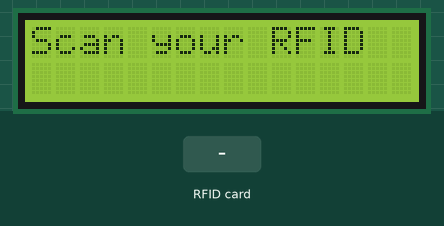
This sketch was run on a simulated Arduino Uno, built with avr-gcc and run on an emulated ATmega328P. Parts: 16×2 character LCD. The inputs (shaded band) are chosen by the test bench. What the sketch prints to the serial monitor is not drawn.

Above: at 3.3 s.
3.4 s: RFID card 49 ED AA 9C held to the reader
At 4.1 s:
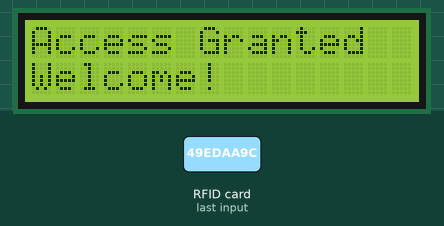
4.9 s: RFID card 5E 7A 19 C4 held to the reader
At 6.9 s:
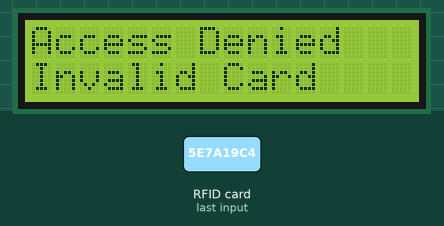
7.9 s: RFID card B0 A7 75 89 held to the reader
At 10.8 s:
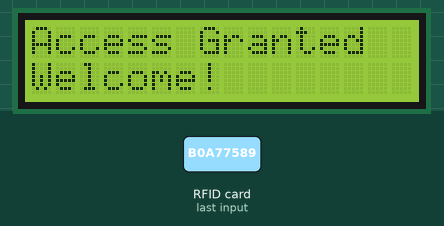
Timing chart, 0 to 12.3 s (numbered marks = the images above; inputs shaded):
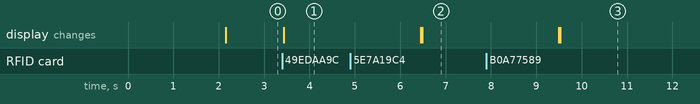

The sketch:

sketch_apr2aT4-T7.ino
```cpp
#include <Wire.h>
#include <LiquidCrystal_I2C.h>
#include <MFRC522.h>
#include <SPI.h>

// Define the pins for the RC522 module
#define SS_PIN 10
#define RST_PIN 9

// Create instances of the MFRC522 and LiquidCrystal_I2C classes
MFRC522 rfid(SS_PIN, RST_PIN);
LiquidCrystal_I2C lcd(0x27, 16, 2);  // LCD 16x2

// Known RFID card UID (Change this to match your card's UID)
byte knownUIDs[][4] = {
{0x49, 0xED, 0xAA, 0x9C},
{0xB0, 0xA7, 0x75, 0x89},
{0x81, 0x03, 0x13, 0xAF},
{0xC1, 0x59, 0x73, 0x02},
{0x66, 0x08, 0x27, 0x9E}
};

void setup() {
  Serial.begin(9600);
  SPI.begin();
  rfid.PCD_Init();

  lcd.init();
  lcd.backlight();

  lcd.setCursor(0, 0);
  lcd.print("Access Control");
  lcd.setCursor(0, 1);
  lcd.print("System Ready");
  delay(2000);
  lcd.clear();
  lcd.print("Scan your RFID");
}

void loop() {
  if (rfid.PICC_IsNewCardPresent() && rfid.PICC_ReadCardSerial()) {

    Serial.print("UID tag: ");
    for (byte i = 0; i < rfid.uid.size; i++) {
      Serial.print(rfid.uid.uidByte[i] < 0x10 ? " 0" : " ");
      Serial.print(rfid.uid.uidByte[i], HEX);
    }
    Serial.println();

    if (checkUID(rfid.uid.uidByte)) {
      lcd.clear();
      lcd.setCursor(0, 0);
      lcd.print("Access Granted");
      lcd.setCursor(0, 1);
      lcd.print("Welcome!");
    } else {
      lcd.clear();
      lcd.setCursor(0, 0);
      lcd.print("Access Denied");
      lcd.setCursor(0, 1);
      lcd.print("Invalid Card");
    }

    delay(3000);
    lcd.clear();
    lcd.print("Scan your RFID");

    rfid.PICC_HaltA();
  }
}
bool checkUID(byte* uid) {
  for (byte j = 0; j < sizeof(knownUIDs) / 4; j++) {
    bool match = true;
    for (byte i = 0; i < 4; i++) {
      if (uid[i] != knownUIDs[j][i]) {
        match = false;
        break;
      }
    }
    if (match) return true;
  }
  return false;
}
```

Measured:
- after the input at 3.4 s, the display: changes at once (image 1)
- after the input at 4.9 s, the display: first differs from a run without the input after 1.6 s (image 2)
- after the input at 7.9 s, the display: first differs from a run without the input after 1.6 s (image 3)
